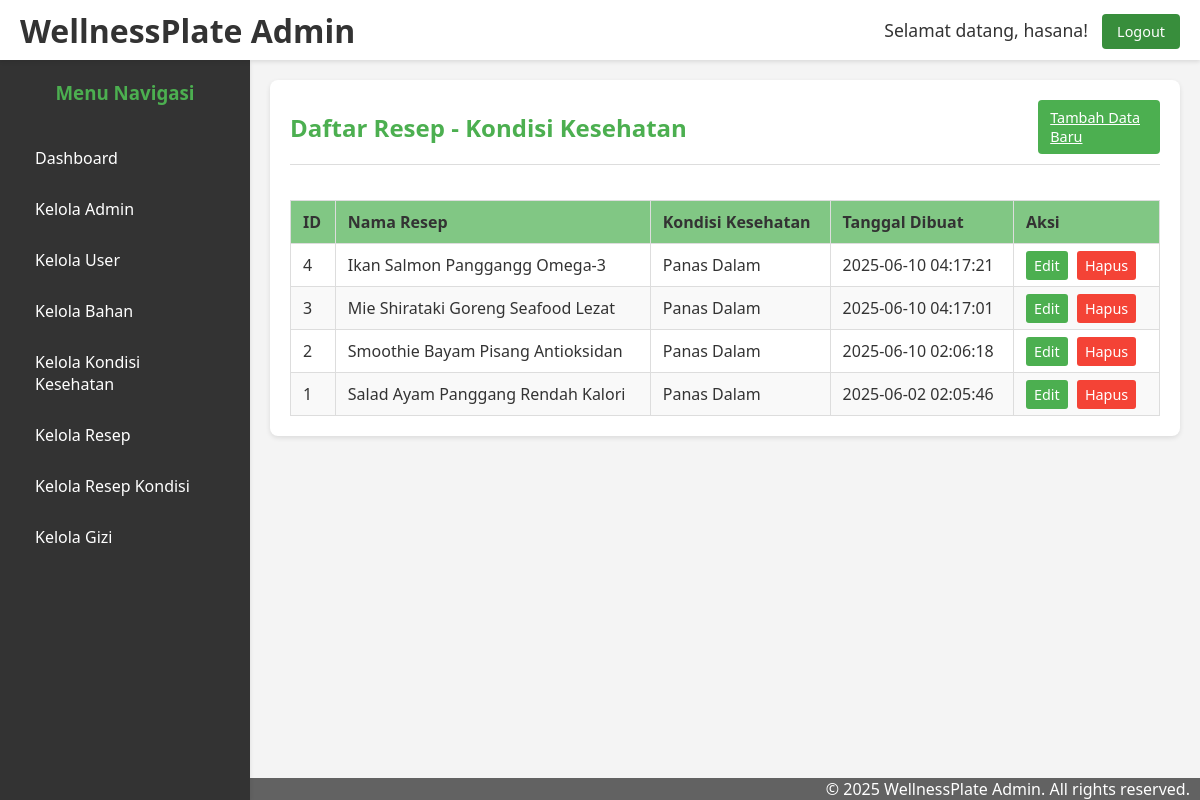
Screenshot of /admin/modules/resep_kondisi/resepkondisi.php (signed in) with the database file from the repository.
### tables this page shows
CREATE TABLE `resep_kondisi` (
  `id_resep_kondisi` int NOT NULL,
  `id_resep` varchar(50) DEFAULT NULL,
  `id_kondisi` varchar(50) DEFAULT NULL,
  `created_at` timestamp NULL DEFAULT CURRENT_TIMESTAMP
);

CREATE TABLE `resep` (
  `id_resep` varchar(10) NOT NULL,
  `id_admin` varchar(10) DEFAULT NULL,
  `id_kondisi` varchar(10) DEFAULT NULL,
  `nama_resep` varchar(100) DEFAULT NULL,
  `deskripsi` text NOT NULL,
  `image` varchar(100) NOT NULL,
  `tags` text,
  `cara_buat` text,
  `tanggal_dibuat` date DEFAULT NULL
);

CREATE TABLE `kondisi_kesehatan` (
  `id_kondisi` varchar(10) NOT NULL,
  `nama_kondisi` varchar(100) DEFAULT NULL,
  `slug` varchar(100) DEFAULT NULL,
  `deskripsi` text
);

### admin/modules/resep_kondisi/resepkondisi.php (the view, shortened to what this page needs)
<?php
if (!isset($base_url)) {
    $base_url = "/";
}
?>
<!DOCTYPE html>
<html lang="id">
<head>
    <link rel="stylesheet" href="../../style.css">
</head>
<body class="dashboard-body">
    <header class="page-header">
        <div class="logo-area">
            <h1><a href="<?php echo $base_url; ?>/dashboard.php" style="color: inherit; text-decoration: none;">WellnessPlate Admin</a></h1>
        </div>
        <div class="admin-info">
            <span class="welcome-admin" style="margin-right: 10px;">Selamat datang, <?php echo htmlspecialchars($_SESSION['admin_nama']); ?>!</span>
            <a href="/logout.php" class="logout-btn">Logout</a>
        </div>
    </header>
    <div class="main-wrapper">
        <?php
        include_once '../../templates/sidebar.php';
        ?>
        <main class="content-area">
            <?php
            require_once __DIR__ . '/../../../config/koneksi.php';
            $base_url = "/admin/modules/resep_kondisi/";
            $query = "SELECT rk.id_resep_kondisi, r.nama_resep, k.nama_kondisi, rk.created_at
                     FROM resep_kondisi rk
                     JOIN resep r ON rk.id_resep = r.id_resep
                     JOIN kondisi_kesehatan k ON rk.id_kondisi = k.id_kondisi
                     ORDER BY rk.created_at DESC";
            $result = mysqli_query($koneksi, $query);
            ?>
            <div class="container mx-auto py-8">
                <div class="card">
                    <div class="card-header">
                        <h2>Daftar Resep - Kondisi Kesehatan</h2>
                        <a href="<?php echo $base_url; ?>tambahresepkondisi.php" class="btna btn-sm">Tambah Data Baru</a>
                    </div>
                    <div class="card-body">
                        <div class="table-container">
                            <table class="data-table">
                                <thead>
                                    <tr>
                                        <th>ID</th>
                                        <th>Nama Resep</th>
                                        <th>Kondisi Kesehatan</th>
                                        <th>Tanggal Dibuat</th>
                                        <th>Aksi</th>
                                    </tr>
                                </thead>
                                <tbody>
                                    <?php if (mysqli_num_rows($result) > 0): ?>
                                        <?php while ($row = mysqli_fetch_assoc($result)): ?>
                                            <tr>
                                                <td><?php echo htmlspecialchars($row['id_resep_kondisi']); ?></td>
                                                <td><?php echo htmlspecialchars($row['nama_resep']); ?></td>
                                                <td><?php echo htmlspecialchars($row['nama_kondisi']); ?></td>
                                                <td><?php echo htmlspecialchars($row['created_at']); ?></td>
                                                <td class="actions">
                                                    <a href="<?php echo $base_url; ?>editresepkondisi.php?id=<?php echo urlencode($row['id_resep_kondisi']); ?>" class="edit">Edit</a>
                                                    <a href="<?php echo $base_url; ?>resepkondisi.php?action=delete&id=<?php echo urlencode($row['id_resep_kondisi']); ?>"
                                                       class="delete"
                                                       onclick="return confirm('Apakah Anda yakin ingin menghapus data ini?');">Hapus</a>
                                                </td>
                                            </tr>
                                        <?php endwhile; ?>
                                    <?php else: ?>
                                        <tr>
                                            <td colspan="5" style="text-align:center;">Belum ada data resep kondisi.</td>
                                        </tr>
                                    <?php endif; ?>
                                </tbody>
                            </table>
                        </div>
                    </div>
                </div>
            </div>
        </main>
    </div>
    <footer>
        <div style="background-color:rgb(98, 98, 98);">
            <p style="text-align: right; margin-right: 10px; color: #fff;">© <?php echo date("Y"); ?> WellnessPlate Admin. All rights reserved.</p>
        </div>
    </footer>
</body>
</html>

### admin/style.css (style rules this page uses)
:root { --primary-green: #4caf50; --light-green: #81c784; --dark-green: #388e3c; --off-white: #f4f4f4; --text-color: #333; --border-color: #ddd; --box-shadow: 0 2px 5px rgba(0, 0, 0, 0.1); --header-height: 60px; --sidebar-width: 250px; }
* { margin: 0; padding: 0; box-sizing: border-box; }
html, body { height: 100%; margin: 0; padding: 0; overflow: hidden; font-family: "Segoe UI", Tahoma, Geneva, Verdana, sans-serif; }
body.dashboard-body { background-color: var(--off-white); color: var(--text-color); overflow: hidden; }
.page-header { position: fixed; top: 0; left: 0; right: 0; height: var(--header-height); background-color: #fff; padding: 0 20px; display: flex; justify-content: space-between; align-items: center; box-shadow: var(--box-shadow); z-index: 1000; }
.main-wrapper { margin-top: var(--header-height); margin-left: var(--sidebar-width); height: calc(100vh - var(--header-height)); overflow-y: auto; }
.content-area { padding: 20px; min-height: 100%; }
.page-header .welcome-admin { font-size: 1.1em; }
.page-header .logout-btn { background-color: var(--dark-green); color: white; padding: 8px 15px; text-decoration: none; border-radius: 4px; font-size: 0.9em; transition: background-color 0.3s ease; }
.card { background-color: #fff; padding: 20px; border-radius: 8px; box-shadow: var(--box-shadow); margin-bottom: 20px; }
.card-header { border-bottom: 1px solid var(--border-color); padding-bottom: 10px; margin-bottom: 15px; display: flex; justify-content: space-between; align-items: center; }
.card-header h2, .card-header h3 { margin: 0; color: var(--primary-green); }
.btn, .btna { background-color: var(--primary-green); color: white; padding: 12px 20px; border: none; border-radius: 4px; cursor: pointer; font-size: 16px; transition: background-color 0.3s ease; }
.btna { width: 14%; }
.dashboard-body { display: flex; flex-direction: column; align-items: normal; justify-content: normal; }
.page-header { background-color: #fff; padding: 15px 20px; box-shadow: var(--box-shadow); display: flex; justify-content: space-between; align-items: center; color: var(--text-color); height: 60px; box-sizing: border-box; }
.page-header .logout-btn { background-color: var(--dark-green); color: white; padding: 8px 15px; text-decoration: none; border-radius: 4px; font-size: 0.9em; }
.btn-sm { padding: 8px 12px; font-size: 0.9em; }
.table-container { overflow-x: auto; }
table.data-table { width: 100%; border-collapse: collapse; margin-top: 20px; }
table.data-table th, table.data-table td { border: 1px solid var(--border-color); padding: 10px 12px; text-align: left; vertical-align: middle; }
table.data-table thead th { background-color: var(--light-green); color: var(--text-color); font-weight: bold; }
table.data-table tbody tr:nth-child(even) { background-color: #f9f9f9; }
.actions a { margin-right: 5px; text-decoration: none; padding: 5px 8px; border-radius: 3px; font-size: 0.9em; }
.actions a.edit { background-color: var(--primary-green); color: white; }
.actions a.delete { background-color: #f44336; color: white; }
html, body { margin: 0; padding: 0; height: 100%; overflow: hidden; }
body { display: flex; flex-direction: column; }
.content-area { overflow-y: auto; -webkit-overflow-scrolling: touch; }
.card { margin-bottom: 20px; }
.page-header, .sidebar { box-shadow: 0 2px 4px rgba(0,0,0,0.1); }

### rows the page displays
resep_kondisi: id_resep_kondisi "4", id_resep.nama_resep "Ikan Salmon Panggangg Omega-3", id_kondisi.nama_kondisi "Panas Dalam", created_at "2025-06-10 04:17:21"
resep_kondisi: id_resep_kondisi "3", id_resep.nama_resep "Mie Shirataki Goreng Seafood Lezat", id_kondisi.nama_kondisi "Panas Dalam", created_at "2025-06-10 04:17:01"
resep_kondisi: id_resep_kondisi "2", id_resep.nama_resep "Smoothie Bayam Pisang Antioksidan", id_kondisi.nama_kondisi "Panas Dalam", created_at "2025-06-10 02:06:18"
resep_kondisi: id_resep_kondisi "1", id_resep.nama_resep "Salad Ayam Panggang Rendah Kalori", id_kondisi.nama_kondisi "Panas Dalam", created_at "2025-06-02 02:05:46"

### other values shown
$_SESSION['admin_nama'] "hasana"
